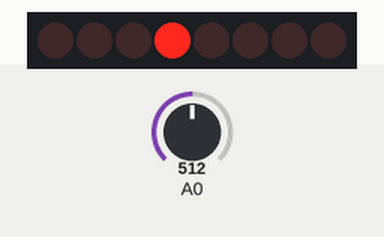
A sketch run on a simulated Arduino Uno, built with avr-gcc and run on an emulated ATmega328P. On the bench: 8 port-expander outputs drawn as a row of LEDs (first output left, lit = HIGH). Wiring (inferred from the names in the program): PCF8574 port expander at I2C address 0x20. Wiring (inferred from the signals the program sends): row of LEDs: on Q0, Q1, Q2, Q3, Q4, Q5, Q6, Q7. The inputs (shaded band) are chosen by the test bench; at power-on: A0 = 512. EEPROM starts erased.

Above: at 0.7 s.
1.1 s: A0 set to 560
At 1.5 s:
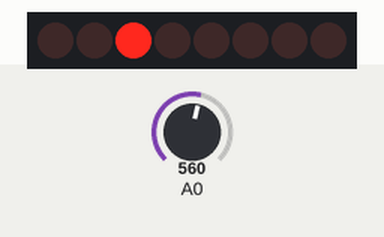
4.1 s: A0 set to 540
At 4.52 s:
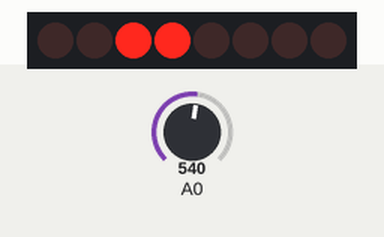
7.1 s: A0 set to 716
At 7.53 s:
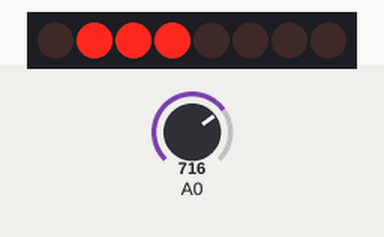
10.1 s: A0 set to 760
At 10.55 s:
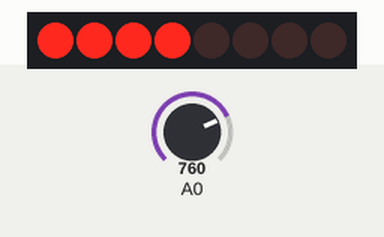
13.1 s: A0 set to 740
At 13.56 s:
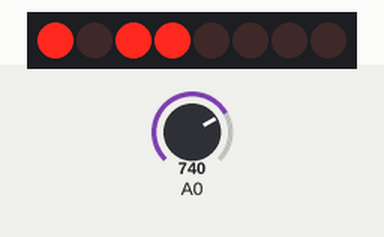
16.1 s: A0 set to 511
At 16.58 s:
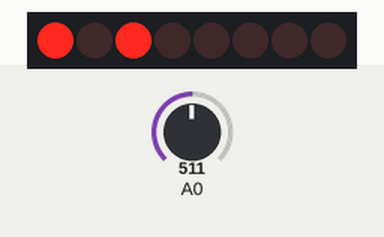
Timing chart, 0 to 20.1 s (numbered marks = the images above; inputs shaded):
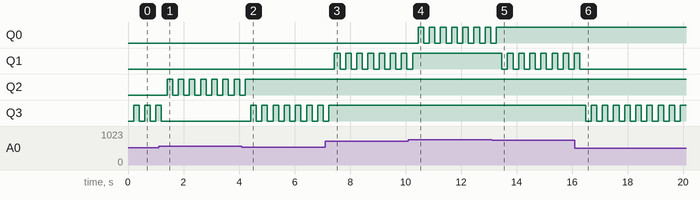

The sketch:

UNO_Project.ino
```cpp
#include <avr/io.h>                   // รวมไฟล์ส่วนหัวเพื่อเข้าถึงเรจิสเตอร์ IO ของไมโครคอนโทรลเลอร์ AVR
#include <util/delay.h>               // รวมไฟล์ส่วนหัวสำหรับฟังก์ชันที่เกี่ยวข้องกับการหน่วงเวลา
#include <avr/interrupt.h>            // รวมไฟล์ส่วนหัวสำหรับฟังก์ชันที่เกี่ยวข้องกับการจัดการขัดจังหวะ
#include <compat/twi.h>               // รวมไฟล์ส่วนหัวสำหรับความเข้ากันได้กับ Two-Wire Interface (TWI/I2C)
#include <util/atomic.h>              // รวมไฟล์ส่วนหัวสำหรับการดำเนินการที่ต้องการการป้องกันขัดจังหวะ

#define F_CPU 16000000UL              // กำหนดความถี่ของไมโครคอนโทรลเลอร์เป็น 16 MHz
#define PCF8574_ADDR 0x20             // กำหนดที่อยู่ I2C ของอุปกรณ์ PCF8574
#define EEPROM_ADDRESS_OUTPUT_STATE 0x00  // กำหนดที่อยู่ของสถานะเอาต์พุตใน EEPROM

uint8_t output_state = 0b00000000;   // ตัวแปรสำหรับเก็บสถานะเอาต์พุตปัจจุบัน
int lastSensorRange = -1;            // ตัวแปรเพื่อเก็บช่วงการตรวจจับล่าสุดของเซนเซอร์

volatile unsigned long timer_millis = 0;  // ตัวแปรชนิด volatile สำหรับเก็บเวลาที่ผ่านไปในหน่วยมิลลิวินาที
unsigned long startmillis = 0;       // ตัวแปรเพื่อเก็บเวลาเริ่มต้นในการตรวจจับ

// ประกาศต้นแบบฟังก์ชัน
void uart_init(unsigned long baud);  // ฟังก์ชันเริ่มต้น UART
unsigned char uart_receive(void);    // ฟังก์ชันรับข้อมูล UART
void uart_transmit(unsigned char data);  // ฟังก์ชันส่งข้อมูล UART
void uart_print(char *str);          // ฟังก์ชันพิมพ์ข้อความผ่าน UART
void uart_print_int(int value);      // ฟังก์ชันพิมพ์ค่าจำนวนเต็มผ่าน UART
void i2c_init(void);                 // ฟังก์ชันเริ่มต้น I2C
void i2c_start(void);                // ฟังก์ชันส่งสัญญาณเริ่มต้น I2C
void i2c_stop(void);                 // ฟังก์ชันส่งสัญญาณหยุด I2C
void i2c_write(uint8_t data);        // ฟังก์ชันเขียนข้อมูลไปยัง I2C
void start_adc_conversion(void);     // ฟังก์ชันเริ่มการแปลงค่า ADC
int read_adc_value(void);            // ฟังก์ชันอ่านค่าจาก ADC
void EEPROM_write(uint8_t uiAddress, uint8_t ucData); // ฟังก์ชันเขียนข้อมูลลง EEPROM
uint8_t EEPROM_read(uint8_t uiAddress); // ฟังก์ชันอ่านข้อมูลจาก EEPROM
void save_output_state(void);        // ฟังก์ชันบันทึกสถานะเอาต์พุตลง EEPROM
void load_output_state(void);        // ฟังก์ชันโหลดสถานะเอาต์พุตจาก EEPROM
void init_millis(unsigned long f_cpu); // ฟังก์ชันเริ่มต้นตัวนับเวลา
unsigned long millis(void);          // ฟังก์ชันอ่านค่าเวลาที่ผ่านไปในหน่วยมิลลิวินาที

// ฟังก์ชัน EEPROM
void EEPROM_write_all() {
  for (uint16_t i = 0; i < 1024; i++) {
    EEPROM_write(i, 0xFF); // เขียนค่า 0xFF ลงทุกตำแหน่งใน EEPROM
  }
}

void EEPROM_read_all() {
  uint8_t data;
  for (uint16_t i = 0; i < 1024; i++) {
    data = EEPROM_read(i);
    uart_transmit(data);
  }
}

int main(void) {
  uart_init(9600);                      // เริ่มต้นการใช้งาน UART ที่ baud rate 9600
  i2c_init();                           // เริ่มต้นการใช้งาน I2C
  init_millis(F_CPU);                   // เริ่มต้นตัวนับเวลาโดยใช้ความถี่ของไมโครคอนโทรลเลอร์
  sei();                                // อนุญาตให้มีการใช้งาน interrupt

  startmillis = millis();               // บันทึกเวลาเริ่มต้น

  load_output_state();                  // โหลดสถานะเอาต์พุตจาก EEPROM

  ADMUX = (1 << REFS0);                 // เลือกใช้ Vcc เป็นแรงดันอ้างอิงสำหรับ ADC
  ADCSRA = (1 << ADEN) | (1 << ADPS1) | (1 << ADPS0);  // ใช้งาน ADC และตั้งค่า prescaler

  while (1) {
    int adcSensorRange = -1;            // ตัวแปรเพื่อเก็บช่วงการตรวจจับของ ADC
    int uartSensorRange = -1;           // ตัวแปรเพื่อเก็บช่วงการตรวจจับของ UART

    if (millis() - startmillis > 15000) { // หากผ่านไป 15 วินาที
      if (UCSR0A & (1 << RXC0)) {        // ตรวจสอบว่ามีข้อมูลใหม่เข้ามาใน UART หรือไม่
        unsigned char received_data = uart_receive();  // อ่านข้อมูลที่ได้รับ
        if (received_data >= '1' && received_data <= '8') {
          uartSensorRange = received_data - '1';  // แปลงข้อมูลที่ได้รับเป็นช่วงของเซนเซอร์
        }
        uart_transmit(received_data);  // ส่งข้อมูลที่ได้รับกลับไป
      }
    }

    if (!(ADCSRA & (1 << ADSC))) {     // ตรวจสอบว่า ADC ไม่อยู่ในระหว่างการแปลงข้อมูล
      start_adc_conversion();          // เริ่มการแปลงข้อมูลของ ADC
      int sensorValue = read_adc_value();  // อ่านค่าที่ได้จาก ADC

      // ตรวจสอบช่วงค่าของ sensorValue และตั้งค่า adcSensorRange ตามช่วงที่เหมาะสม
      if ((sensorValue > 750) && (sensorValue < 1023)) {
        adcSensorRange = 0;
      } else if ((sensorValue > 640) && (sensorValue < 750)) {
        adcSensorRange = 1;
      } else if ((sensorValue > 550) && (sensorValue < 640)) {
        adcSensorRange = 2;
      } else if ((sensorValue > 480) && (sensorValue < 550)) {
        adcSensorRange = 3;
      } else if ((sensorValue > 350) && (sensorValue < 480)) {
        adcSensorRange = 4;
      } else if ((sensorValue > 270) && (sensorValue < 350)) {
        adcSensorRange = 5;
      } else if ((sensorValue > 200) && (sensorValue < 270)) {
        adcSensorRange = 6;
      } else if ((sensorValue > 95) && (sensorValue < 200)) {
        adcSensorRange = 7;
      }
    }

    // หากมีการตรวจจับผ่าน UART ให้ใช้ค่านั้น
    if (uartSensorRange != -1) {
      adcSensorRange = uartSensorRange;
      _delay_ms(200);
      uartSensorRange = -1;
    }

    // หากมีการเปลี่ยนแปลงช่วงการตรวจจับ ให้เปลี่ยนสถานะเอาต์พุตและบันทึกลง EEPROM
    if (adcSensorRange != -1 && adcSensorRange != lastSensorRange) {
      output_state ^= (1 << adcSensorRange);
      lastSensorRange = adcSensorRange;
      _delay_ms(200);
      lastSensorRange = -1;
      save_output_state();
    }

    // ส่งสัญญาณ I2C เพื่อควบคุมอุปกรณ์ภายนอกด้วยสถานะเอาต์พุตปัจจุบัน
    i2c_start();
    i2c_write(PCF8574_ADDR << 1);
    i2c_write(output_state);
    i2c_stop();
  }
}

void uart_init(unsigned long baud) {
  unsigned int ubrr = F_CPU / 16 / baud - 1;  // คำนวณค่า UBRR สำหรับการตั้งค่าบอดเรต
  UBRR0H = (unsigned char)(ubrr >> 8);  // ตั้งค่า 8 บิตบนของ UBRR
  UBRR0L = (unsigned char)ubrr;         // ตั้งค่า 8 บิตล่างของ UBRR
  UCSR0B = (1 << RXEN0) | (1 << TXEN0); // เปิดใช้งานโมดูลรับและส่งของ UART
  UCSR0C = (1 << UCSZ01) | (1 << UCSZ00); // ตั้งค่าขนาดข้อมูล 8 บิต
}

unsigned char uart_receive(void) {
  while (!(UCSR0A & (1 << RXC0)));  // รอจนกว่าจะมีข้อมูลให้รับ
  return UDR0;  // อ่านข้อมูลที่ได้รับจาก UART
}

void uart_transmit(unsigned char data) {
  while (!(UCSR0A & (1 << UDRE0))); // รอจนกว่า UART พร้อมส่งข้อมูล
  UDR0 = data;  // ส่งข้อมูลผ่าน UART
}

void i2c_init(void) {
  TWSR = 0x00;  // ตั้งค่า Prescaler ของ I2C เป็น 0
  TWBR = ((F_CPU / 100000UL) - 16) / 2;  // คำนวณค่า TWBR สำหรับอัตราบิต I2C 100 kHz
  TWCR = (1 << TWEN);  // เปิดใช้งานโมดูล I2C
}

void i2c_start(void) {
  TWCR = (1 << TWINT) | (1 << TWSTA) | (1 << TWEN);  // ส่งสัญญาณเริ่มต้น I2C
  while (!(TWCR & (1 << TWINT)));  // รอจนกว่าการส่งสัญญาณเริ่มต้นจะสำเร็จ
}

void i2c_stop(void) {
  TWCR = (1 << TWINT) | (1 << TWSTO) | (1 << TWEN);  // ส่งสัญญาณหยุด I2C
}

void i2c_write(uint8_t data) {
  TWDR = data;  // ตั้งค่าข้อมูลที่ต้องการส่งไปยัง TWDR
  TWCR = (1 << TWINT) | (1 << TWEN);  // เริ่มการส่งข้อมูล
  while (!(TWCR & (1 << TWINT)));  // รอจนกว่าข้อมูลจะถูกส่งไป
}

void start_adc_conversion() {
  ADCSRA |= (1 << ADSC);  // เริ่มการแปลงข้อมูลของ ADC
}

int read_adc_value() {
  while (ADCSRA & (1 << ADSC));  // รอจนกว่าการแปลงข้อมูลจะเสร็จสิ้น
  return ADC;  // อ่านค่าที่ได้จาก ADC
}

void EEPROM_write(uint8_t uiAddress, uint8_t ucData) {
  while (EECR & (1 << EEPE));  // รอจนกว่า EEPROM จะพร้อม
  EEAR = uiAddress;  // ตั้งค่าที่อยู่ที่ต้องการเขียนข้อมูล
  EEDR = ucData;  // ตั้งค่าข้อมูลที่ต้องการเขียน
  EECR |= (1 << EEMPE);  // เปิดใช้งานโหมดการเขียน
  EECR |= (1 << EEPE);  // เริ่มการเขียนข้อมูลลง EEPROM
}

uint8_t EEPROM_read(uint8_t uiAddress) {
  while (EECR & (1 << EEPE));  // รอจนกว่า EEPROM จะพร้อม
  EEAR = uiAddress;  // ตั้งค่าที่อยู่ที่ต้องการอ่านข้อมูล
  EECR |= (1 << EERE);  // เปิดใช้งานโหมดการอ่าน
  return EEDR;  // อ่านข้อมูลที่ได้จาก EEPROM
}

void save_output_state(void) {
  EEPROM_write(EEPROM_ADDRESS_OUTPUT_STATE, output_state);  // เขียนสถานะเอาต์พุตปัจจุบันลง EEPROM
}

void load_output_state(void) {
  output_state = EEPROM_read(EEPROM_ADDRESS_OUTPUT_STATE);  // โหลดสถานะเอาต์พุตจาก EEPROM
}

void init_millis(unsigned long f_cpu) {
  unsigned long ctc_match_overflow;  // ค่านี้ใช้ในการตั้งค่า timer
  ctc_match_overflow = ((f_cpu / 1000) / 64) - 1;  // คำนวณค่าสำหรับ timer CTC mode
  TCCR1B |= (1 << WGM12);  // ตั้งค่าให้ Timer1 ทำงานในโหมด CTC
  OCR1A = (uint16_t)ctc_match_overflow;  // ตั้งค่าเป้าหมายการเปรียบเทียบ
  TIMSK1 |= (1 << OCIE1A);  // เปิดใช้งาน interrupt ของ Timer1 ใน OCR1A
  TCCR1B |= ((1 << CS11) | (1 << CS10));  // ตั้งค่า prescaler ของ timer
}

ISR(TIMER1_COMPA_vect) {
  timer_millis++;  // นับเวลาที่ผ่านไปทุกๆ 1 มิลลิวินาที
}

unsigned long millis() {
  unsigned long millis_return;

  ATOMIC_BLOCK(ATOMIC_FORCEON) {  // บล็อกนี้ใช้เพื่อป้องกันการถูกขัดจังหวะ
    millis_return = timer_millis;  // อ่านค่าเวลาที่ผ่านไป
  }
  return millis_return;  // คืนค่าเวลาที่ผ่านไปในหน่วยมิลลิวินาที
}
```
